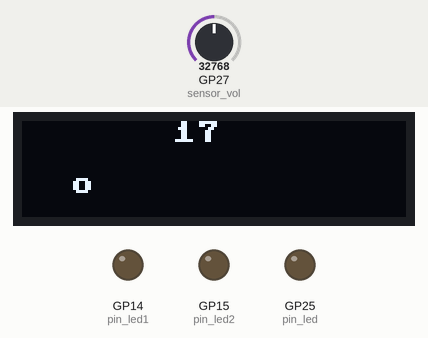
A program run on a simulated Raspberry Pi Pico running MicroPython. Parts: 128×32 one-colour display, output pins drawn as LEDs (lit = HIGH). The inputs (shaded band) are chosen by the test bench; at power-on: GP27 (sensor_vol) = 32768 (analog values on the 0–65535 scale). What the program prints to the serial console is not drawn.

Above: at 1.25 s.
1.3 s: GP27 (sensor_vol) set to 38080
At 1.4 s:
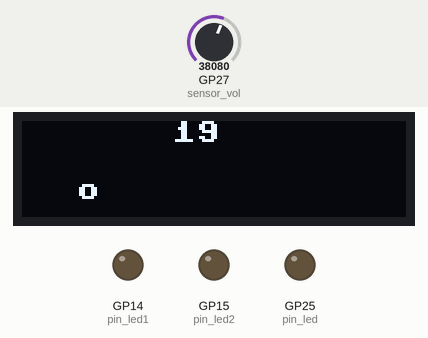
3.0 s: GP27 (sensor_vol) set to 39824
At 3.04 s:
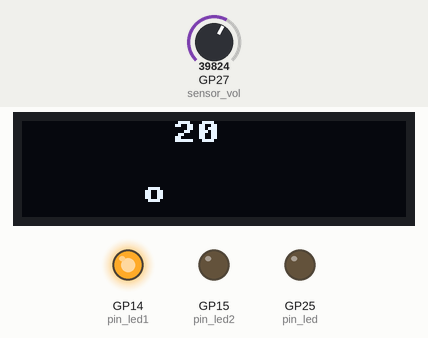
4.7 s: GP27 (sensor_vol) set to 43568
At 4.76 s:
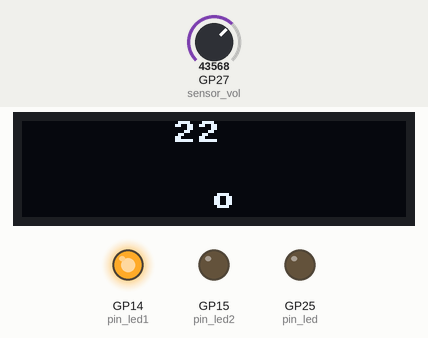
6.2 s: GP27 (sensor_vol) set to 45712
At 6.25 s:
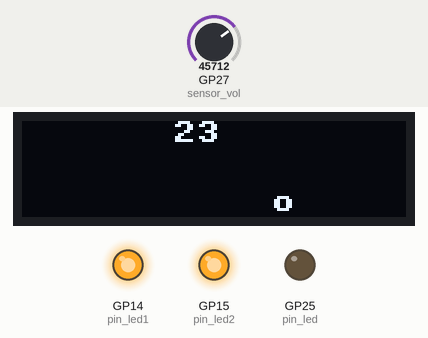
7.9 s: GP27 (sensor_vol) set to 51968
At 7.97 s:
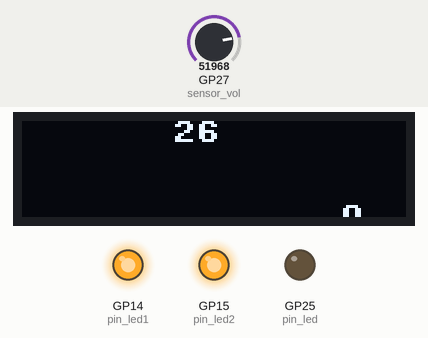
9.4 s: GP27 (sensor_vol) set to 53072
At 9.46 s:
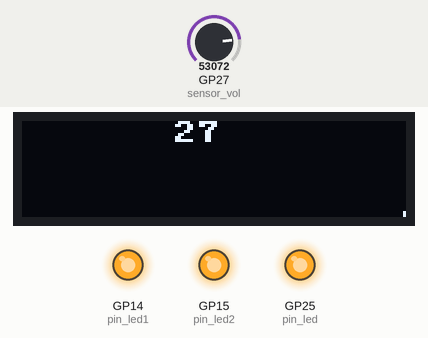
Timing chart, 0 to 12.1 s (numbered marks = the images above; inputs shaded):
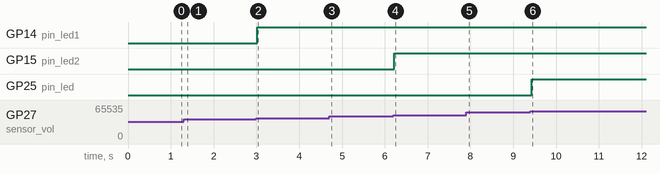

The program:

OLED_MIC_2.py
```python
from machine import Pin, I2C
from ssd1306 import SSD1306_I2C
from time import sleep
import machine

sensor_vol=machine.ADC(1)
sensor_ext=machine.ADC(2)
conversion_factor = 3.3 / 65535
i2c = I2C(0, sda=Pin(12), scl=Pin(13), freq=200000)
oled = SSD1306_I2C(128, 32, i2c)
pin_led1 = machine.Pin(14, machine.Pin.OUT)
pin_led2 = machine.Pin(15, machine.Pin.OUT)
pin_led  = machine.Pin(25, machine.Pin.OUT)
x=0
m="o"

while True:
    vol=sensor_vol.read_u16() * conversion_factor
    vol_a= round(vol,2)
    vol_b= round(vol*10)
    if vol_b>19 or vol_b<14:
        pin_led1.on()
    else:
        pin_led1.off()
    if vol_b>22 or vol_b<10:
        pin_led2.on()
    else:
        pin_led2.off()
    if vol_b>26 or vol_b<7:
        pin_led.on()
    else:
        pin_led.off()
    disp=str(vol_b)
    print(disp)
    oled.text(m,x,vol_b)
    x=x+1
    if x==127:
        x=0
    oled.text(disp,50,0)
    oled.show()
    sleep(0.05)
    oled.fill(0)
```

Measured:
- the behaviour switches between 38720 and 38736 on GP27 (sensor_vol) (found by bisection; images 1 and 2)
- the behaviour switches between 44672 and 44688 on GP27 (sensor_vol) (found by bisection; images 3 and 4)
- the behaviour switches between 52624 and 52640 on GP27 (sensor_vol) (found by bisection; images 5 and 6)
- after the input at 3.0 s, GP14 (pin_led1): LOW → HIGH at once
- after the input at 6.2 s, GP15 (pin_led2): LOW → HIGH at once
- after the input at 9.4 s, GP25 (pin_led): LOW → HIGH at once
